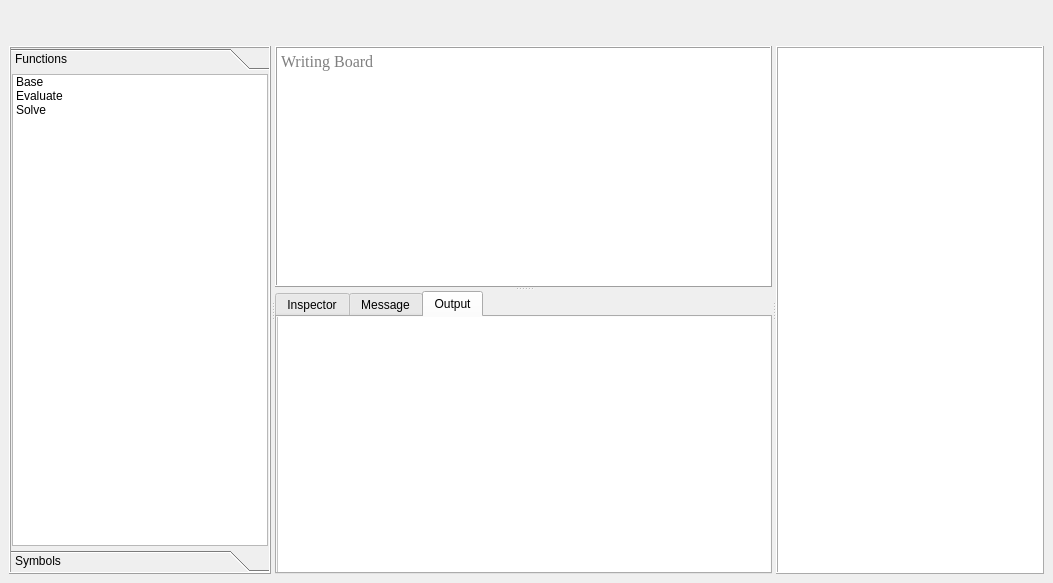
<?xml version="1.0" encoding="UTF-8"?>
<ui version="4.0">
 <class>MainWindow</class>
 <widget class="QMainWindow" name="MainWindow">
  <property name="geometry">
   <rect>
    <x>0</x>
    <y>0</y>
    <width>1053</width>
    <height>583</height>
   </rect>
  </property>
  <property name="sizePolicy">
   <sizepolicy hsizetype="Preferred" vsizetype="Preferred">
    <horstretch>0</horstretch>
    <verstretch>0</verstretch>
   </sizepolicy>
  </property>
  <property name="windowTitle">
   <string>Matcox</string>
  </property>
  <widget class="QWidget" name="centralwidget">
   <layout class="QGridLayout" name="gridLayout_2">
    <item row="0" column="0">
     <layout class="QHBoxLayout" name="horizontalLayout">
      <item>
       <widget class="QPushButton" name="btnRun">
        <property name="sizePolicy">
         <sizepolicy hsizetype="Fixed" vsizetype="Fixed">
          <horstretch>0</horstretch>
          <verstretch>0</verstretch>
         </sizepolicy>
        </property>
        <property name="minimumSize">
         <size>
          <width>62</width>
          <height>31</height>
         </size>
        </property>
        <property name="maximumSize">
         <size>
          <width>62</width>
          <height>31</height>
         </size>
        </property>
        <property name="text">
         <string/>
        </property>
        <property name="icon">
         <iconset>
          <normaloff>../asset/run.png</normaloff>../asset/run.png</iconset>
        </property>
        <property name="iconSize">
         <size>
          <width>50</width>
          <height>45</height>
         </size>
        </property>
        <property name="autoDefault">
         <bool>false</bool>
        </property>
        <property name="default">
         <bool>false</bool>
        </property>
        <property name="flat">
         <bool>true</bool>
        </property>
       </widget>
      </item>
      <item>
       <widget class="QPushButton" name="btnClear">
        <property name="sizePolicy">
         <sizepolicy hsizetype="Fixed" vsizetype="Fixed">
          <horstretch>0</horstretch>
          <verstretch>0</verstretch>
         </sizepolicy>
        </property>
        <property name="minimumSize">
         <size>
          <width>52</width>
          <height>31</height>
         </size>
        </property>
        <property name="maximumSize">
         <size>
          <width>62</width>
          <height>31</height>
         </size>
        </property>
        <property name="text">
         <string/>
        </property>
        <property name="icon">
         <iconset>
          <normaloff>../asset/clear.png</normaloff>../asset/clear.png</iconset>
        </property>
        <property name="iconSize">
         <size>
          <width>40</width>
          <height>45</height>
         </size>
        </property>
        <property name="flat">
         <bool>true</bool>
        </property>
       </widget>
      </item>
     </layout>
    </item>
    <item row="1" column="0">
     <widget class="QSplitter" name="splitter">
      <property name="orientation">
       <enum>Qt::Horizontal</enum>
      </property>
      <property name="childrenCollapsible">
       <bool>false</bool>
      </property>
      <widget class="QToolBox" name="left">
       <property name="sizePolicy">
        <sizepolicy hsizetype="Preferred" vsizetype="Preferred">
         <horstretch>0</horstretch>
         <verstretch>0</verstretch>
        </sizepolicy>
       </property>
       <property name="minimumSize">
        <size>
         <width>230</width>
         <height>0</height>
        </size>
       </property>
       <property name="frameShape">
        <enum>QFrame::Box</enum>
       </property>
       <property name="frameShadow">
        <enum>QFrame::Raised</enum>
       </property>
       <property name="lineWidth">
        <number>1</number>
       </property>
       <property name="currentIndex">
        <number>0</number>
       </property>
       <property name="tabSpacing">
        <number>3</number>
       </property>
       <widget class="QWidget" name="page">
        <property name="geometry">
         <rect>
          <x>0</x>
          <y>0</y>
          <width>226</width>
          <height>363</height>
         </rect>
        </property>
        <attribute name="label">
         <string>Functions</string>
        </attribute>
        <layout class="QVBoxLayout" name="verticalLayout">
         <property name="spacing">
          <number>6</number>
         </property>
         <property name="leftMargin">
          <number>1</number>
         </property>
         <property name="topMargin">
          <number>1</number>
         </property>
         <property name="rightMargin">
          <number>1</number>
         </property>
         <property name="bottomMargin">
          <number>1</number>
         </property>
         <item>
          <widget class="QListWidget" name="function">
           <property name="viewMode">
            <enum>QListView::ListMode</enum>
           </property>
           <item>
            <property name="text">
             <string>Base</string>
            </property>
            <property name="background">
             <brush brushstyle="NoBrush">
              <color alpha="255">
               <red>0</red>
               <green>0</green>
               <blue>0</blue>
              </color>
             </brush>
            </property>
            <property name="foreground">
             <brush brushstyle="NoBrush">
              <color alpha="255">
               <red>0</red>
               <green>0</green>
               <blue>0</blue>
              </color>
             </brush>
            </property>
           </item>
           <item>
            <property name="text">
             <string>Evaluate</string>
            </property>
           </item>
           <item>
            <property name="text">
             <string>Solve</string>
            </property>
           </item>
          </widget>
         </item>
        </layout>
       </widget>
       <widget class="QWidget" name="page_2">
        <property name="geometry">
         <rect>
          <x>0</x>
          <y>0</y>
          <width>226</width>
          <height>363</height>
         </rect>
        </property>
        <property name="styleSheet">
         <string notr="true">background-color: rgb(255, 255, 255);</string>
        </property>
        <attribute name="label">
         <string>Symbols</string>
        </attribute>
        <layout class="QGridLayout" name="gridLayout_3">
         <property name="leftMargin">
          <number>1</number>
         </property>
         <property name="topMargin">
          <number>1</number>
         </property>
         <property name="rightMargin">
          <number>1</number>
         </property>
         <property name="bottomMargin">
          <number>1</number>
         </property>
         <item row="0" column="2">
          <widget class="QPushButton" name="btnSuperscript">
           <property name="text">
            <string/>
           </property>
           <property name="icon">
            <iconset>
             <normaloff>../asset/superscript.PNG</normaloff>../asset/superscript.PNG</iconset>
           </property>
           <property name="iconSize">
            <size>
             <width>31</width>
             <height>30</height>
            </size>
           </property>
           <property name="flat">
            <bool>true</bool>
           </property>
          </widget>
         </item>
         <item row="0" column="0">
          <widget class="QPushButton" name="btnSubscript">
           <property name="icon">
            <iconset>
             <normaloff>../asset/subscript.PNG</normaloff>../asset/subscript.PNG</iconset>
           </property>
           <property name="iconSize">
            <size>
             <width>30</width>
             <height>30</height>
            </size>
           </property>
           <property name="flat">
            <bool>true</bool>
           </property>
          </widget>
         </item>
         <item row="0" column="3">
          <widget class="QPushButton" name="btnSquare">
           <property name="text">
            <string/>
           </property>
           <property name="icon">
            <iconset>
             <normaloff>../asset/square.PNG</normaloff>../asset/square.PNG</iconset>
           </property>
           <property name="iconSize">
            <size>
             <width>30</width>
             <height>30</height>
            </size>
           </property>
           <property name="flat">
            <bool>true</bool>
           </property>
          </widget>
         </item>
         <item row="1" column="0">
          <widget class="QPushButton" name="btnFraction">
           <property name="text">
            <string/>
           </property>
           <property name="icon">
            <iconset>
             <normaloff>../asset/fraction.PNG</normaloff>../asset/fraction.PNG</iconset>
           </property>
           <property name="iconSize">
            <size>
             <width>35</width>
             <height>35</height>
            </size>
           </property>
           <property name="flat">
            <bool>true</bool>
           </property>
          </widget>
         </item>
        </layout>
       </widget>
      </widget>
      <widget class="QSplitter" name="middle">
       <property name="sizePolicy">
        <sizepolicy hsizetype="Preferred" vsizetype="Expanding">
         <horstretch>1</horstretch>
         <verstretch>0</verstretch>
        </sizepolicy>
       </property>
       <property name="orientation">
        <enum>Qt::Vertical</enum>
       </property>
       <property name="childrenCollapsible">
        <bool>false</bool>
       </property>
       <widget class="QTextEdit" name="textBoard">
        <property name="sizePolicy">
         <sizepolicy hsizetype="Minimum" vsizetype="Minimum">
          <horstretch>0</horstretch>
          <verstretch>0</verstretch>
         </sizepolicy>
        </property>
        <property name="font">
         <font>
          <family>Times New Roman</family>
          <pointsize>12</pointsize>
         </font>
        </property>
        <property name="frameShape">
         <enum>QFrame::Box</enum>
        </property>
        <property name="frameShadow">
         <enum>QFrame::Raised</enum>
        </property>
        <property name="placeholderText">
         <string>Writing Board</string>
        </property>
       </widget>
       <widget class="QTabWidget" name="tabWidget">
        <property name="sizePolicy">
         <sizepolicy hsizetype="Expanding" vsizetype="Expanding">
          <horstretch>0</horstretch>
          <verstretch>0</verstretch>
         </sizepolicy>
        </property>
        <property name="currentIndex">
         <number>2</number>
        </property>
        <widget class="QWidget" name="tab_5">
         <attribute name="title">
          <string>Inspector</string>
         </attribute>
         <layout class="QVBoxLayout" name="verticalLayout_3">
          <property name="spacing">
           <number>5</number>
          </property>
          <property name="leftMargin">
           <number>2</number>
          </property>
          <property name="topMargin">
           <number>2</number>
          </property>
          <property name="rightMargin">
           <number>2</number>
          </property>
          <property name="bottomMargin">
           <number>2</number>
          </property>
          <item>
           <widget class="QTextEdit" name="textInspector">
            <property name="font">
             <font>
              <family>Comic Sans MS</family>
              <pointsize>10</pointsize>
              <italic>true</italic>
             </font>
            </property>
            <property name="readOnly">
             <bool>true</bool>
            </property>
            <property name="html">
             <string>&lt;!DOCTYPE HTML PUBLIC &quot;-//W3C//DTD HTML 4.0//EN&quot; &quot;http://www.w3.org/TR/REC-html40/strict.dtd&quot;&gt;
&lt;html&gt;&lt;head&gt;&lt;meta name=&quot;qrichtext&quot; content=&quot;1&quot; /&gt;&lt;style type=&quot;text/css&quot;&gt;
p, li { white-space: pre-wrap; }
&lt;/style&gt;&lt;/head&gt;&lt;body style=&quot; font-family:'Comic Sans MS'; font-size:10pt; font-weight:400; font-style:italic;&quot;&gt;
&lt;p style=&quot;-qt-paragraph-type:empty; margin-top:0px; margin-bottom:0px; margin-left:0px; margin-right:0px; -qt-block-indent:0; text-indent:0px; font-size:8.25pt;&quot;&gt;&lt;br /&gt;&lt;/p&gt;&lt;/body&gt;&lt;/html&gt;</string>
            </property>
           </widget>
          </item>
         </layout>
        </widget>
        <widget class="QWidget" name="tab_6">
         <attribute name="title">
          <string>Message</string>
         </attribute>
         <layout class="QVBoxLayout" name="verticalLayout_4">
          <property name="leftMargin">
           <number>2</number>
          </property>
          <property name="topMargin">
           <number>2</number>
          </property>
          <property name="rightMargin">
           <number>2</number>
          </property>
          <property name="bottomMargin">
           <number>2</number>
          </property>
          <item>
           <widget class="QTextEdit" name="textMessage">
            <property name="font">
             <font>
              <family>Century751 BT</family>
              <pointsize>11</pointsize>
              <italic>true</italic>
             </font>
            </property>
            <property name="readOnly">
             <bool>true</bool>
            </property>
           </widget>
          </item>
         </layout>
        </widget>
        <widget class="QWidget" name="tab_7">
         <attribute name="title">
          <string>Output</string>
         </attribute>
         <widget class="QFrame" name="frame">
          <property name="geometry">
           <rect>
            <x>0</x>
            <y>-1</y>
            <width>900</width>
            <height>500</height>
           </rect>
          </property>
          <property name="minimumSize">
           <size>
            <width>900</width>
            <height>500</height>
           </size>
          </property>
          <property name="styleSheet">
           <string notr="true">background-color: rgb(255, 255, 255);</string>
          </property>
          <property name="frameShape">
           <enum>QFrame::StyledPanel</enum>
          </property>
          <property name="frameShadow">
           <enum>QFrame::Raised</enum>
          </property>
          <layout class="QVBoxLayout" name="verticalLayout_6">
           <item>
            <layout class="QVBoxLayout" name="outputLayout"/>
           </item>
          </layout>
         </widget>
        </widget>
       </widget>
      </widget>
      <widget class="QFrame" name="right">
       <property name="minimumSize">
        <size>
         <width>268</width>
         <height>0</height>
        </size>
       </property>
       <property name="styleSheet">
        <string notr="true">background-color: rgb(255, 255, 255);</string>
       </property>
       <property name="frameShape">
        <enum>QFrame::Box</enum>
       </property>
       <property name="frameShadow">
        <enum>QFrame::Raised</enum>
       </property>
       <layout class="QVBoxLayout" name="verticalLayout_5">
        <property name="leftMargin">
         <number>1</number>
        </property>
        <property name="topMargin">
         <number>1</number>
        </property>
        <property name="rightMargin">
         <number>1</number>
        </property>
        <property name="bottomMargin">
         <number>1</number>
        </property>
        <item>
         <layout class="QVBoxLayout" name="rightLayout"/>
        </item>
       </layout>
      </widget>
     </widget>
    </item>
   </layout>
  </widget>
 </widget>
 <resources/>
 <connections/>
</ui>
